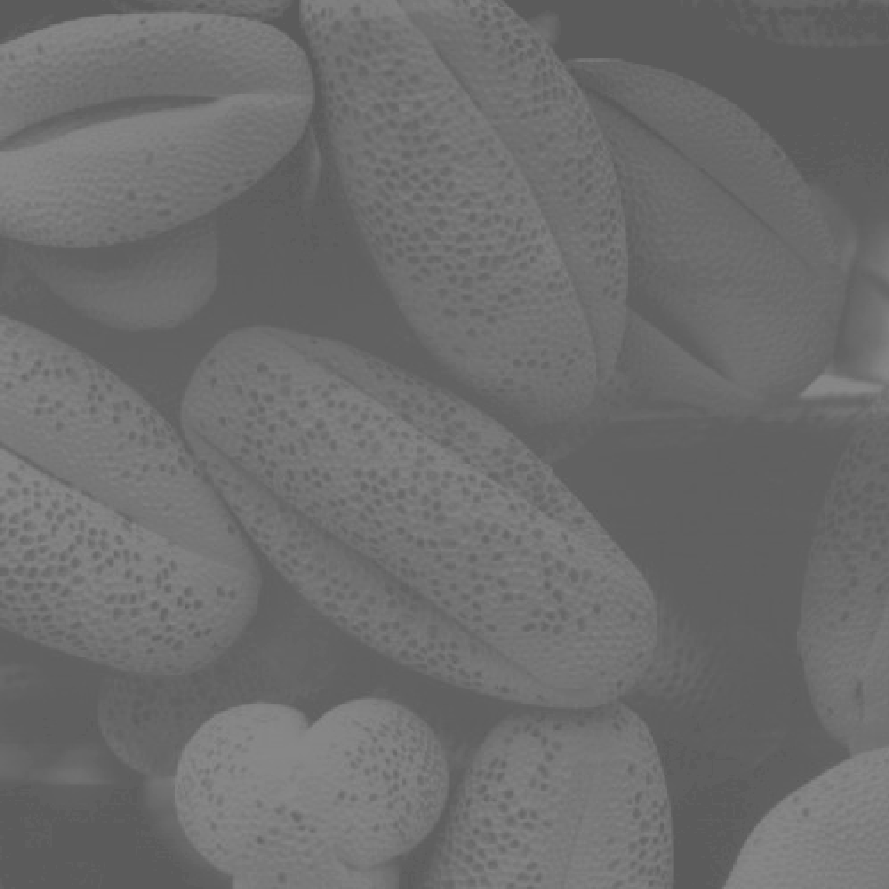
#> input picture ExerciseSet2/Data/Fig0310(b)(washed_out_pollen_image).tif, 889 x 889 px
$ python Exercise_2.py
#> lines starting #> are read from the running program, lines starting #| are printed output that depends on the picture; long printed decimals are rounded
from PIL import Image
import matplotlib.pyplot as plt
import numpy as np


def im2double(im):

	## Convert the data type to float
	_im = im.astype(np.float64)

	## Scale the intensities to [0,1]
	_im = _im/255

	return _im


def im2uint8(im):

	## Scale the intensities to [0,255]
	_im = im*255

	## Convert the data type to float
	_im = _im.astype(np.uint8)

	return _im


## Load the image
impath = "./Data/Fig0310(b)(washed_out_pollen_image).tif"
I = Image.open(impath)
#> I is the input picture: PIL image 889x889 L; min 91, max 138, mean 109.1
arr = np.array(I)

## Create a double version of the image
arr_dbl = im2double(arr)
print("float64 image value range:", arr_dbl.min(), arr_dbl.max())
#| float64 image value range: 0.3569 0.5412

## Create a uint8 version of the image
arr_int = im2uint8(arr_dbl)
print("uint8 image value range:", arr_int.min(), arr_int.max())
#| uint8 image value range: 91 138

## Display each image type with colorbars
fig,ax = plt.subplots(1,2, figsize=(10,5))
dblplt = ax[0].imshow(arr_dbl, cmap="gray")
plt.colorbar(dblplt, ax=ax[0])
ax[0].set_title("double image")
intplt = ax[1].imshow(arr_int, cmap="gray")
plt.colorbar(intplt, ax=ax[1])
ax[1].set_title("uint8 image")

for a in ax.ravel(): a.set_axis_off()

plt.show()
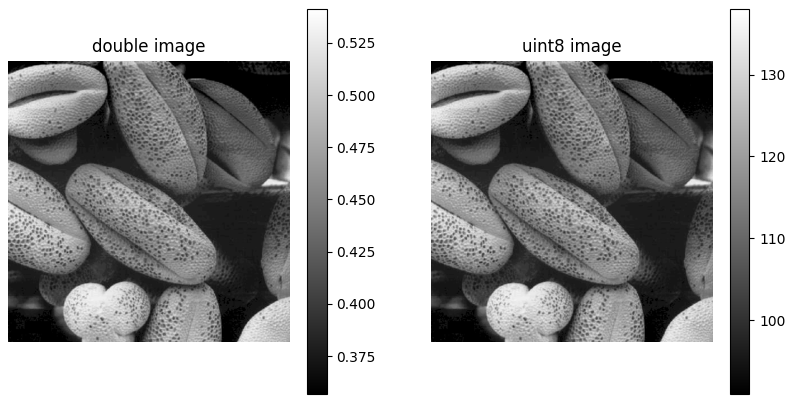
#> figure drawn by matplotlib, 4 panels
